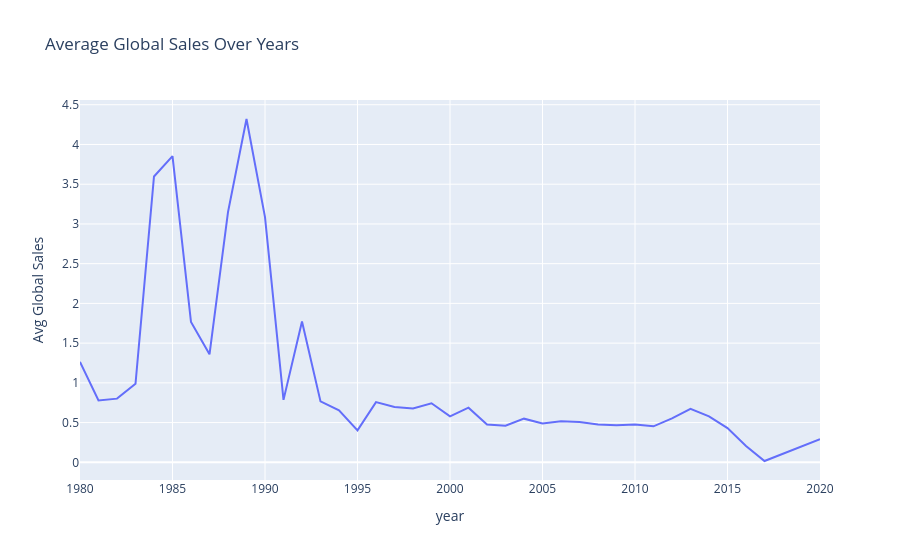

The code cell stored with this chart in its notebook:
### Code cell
px.line(avg_sales_year, x='year', y='global_sales', title='Average Global Sales Over Years',
        labels={'global_sales': 'Avg Global Sales'})

### Figure 1 — Plotly figure (JSON) as saved in the notebook; plotly's stock layout.template omitted (floating-point values rounded to 4 significant figures)
{"data": [{"hovertemplate": "year=%{x}<br>Avg Global Sales=%{y}<extra></extra>", "legendgroup": "", "line": {"color": "#636efa", "dash": "solid"}, "marker": {"symbol": "circle"}, "mode": "lines", "name": "", "orientation": "v", "showlegend": false, "type": "scatter", "x": [1980, 1981, 1982, 1983, 1984, 1985, 1986, 1987, 1988, 1989, 1990, 1991, 1992, 1993, 1994, 1995, 1996, 1997, 1998, 1999, 2000, 2001, 2002, 2003, 2004, 2005, 2006, 2007, 2008, 2009, 2010, 2011, 2012, 2013, 2014, 2015, 2016, 2017, 2020], "xaxis": "x", "y": [1.264, 0.7776, 0.8017, 0.9876, 3.597, 3.853, 1.765, 1.359, 3.148, 4.321, 3.087, 0.7861, 1.771, 0.7663, 0.6543, 0.4023, 0.7572, 0.6954, 0.6767, 0.7434, 0.5775, 0.6877, 0.4771, 0.4617, 0.5496, 0.4888, 0.5169, 0.5084, 0.4754, 0.4663, 0.4769, 0.453, 0.5533, 0.6742, 0.5791, 0.4307, 0.2062, 0.01667, 0.29], "yaxis": "y"}], "layout": {"legend": {"tracegroupgap": 0}, "title": {"text": "Average Global Sales Over Years"}, "xaxis": {"anchor": "y", "domain": [0, 1], "title": {"text": "year"}}, "yaxis": {"anchor": "x", "domain": [0, 1], "title": {"text": "Avg Global Sales"}}}}
